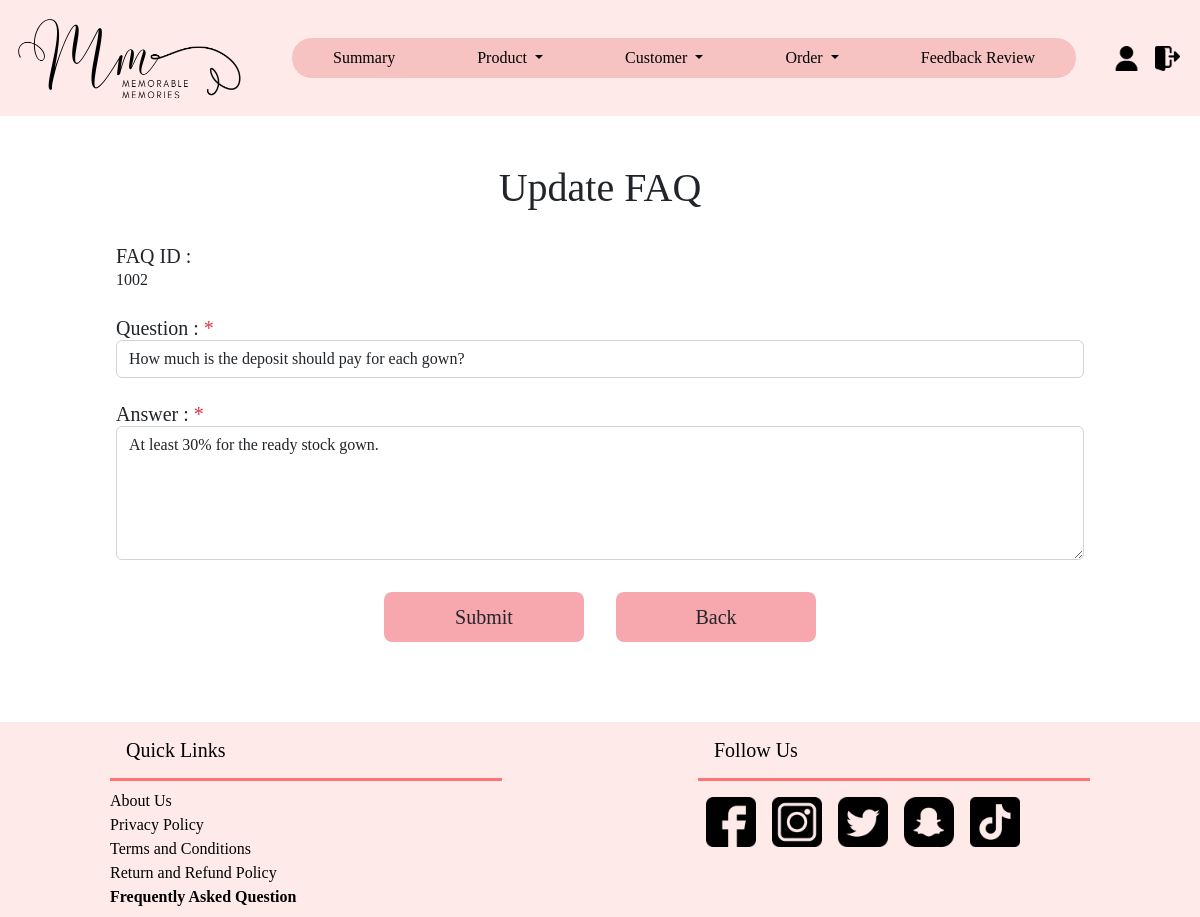
The page /administrator/FAQ_update.php?faq_id=1002 on the database its author committed.
### tables this page shows
CREATE TABLE `faq` (
  `faq_id` int(5) NOT NULL,
  `faq_question` text NOT NULL,
  `faq_answer` text NOT NULL
);

### administrator/FAQ_update.php (the view, shortened to what this page needs)
<!DOCTYPE HTML>
<html>
<head>
    <link href="https://cdn.jsdelivr.net/npm/bootstrap@5.2.0-beta1/dist/css/bootstrap.min.css" rel="stylesheet">
    <link href="../css/shared.css" rel="stylesheet">
</head>
<body>
    <div class="container-fluid p-0">
        <?php
        include '../config/dbase.php';
        include 'navigationBar.php';
        $faq_id = isset($_GET['faq_id']) ? $_GET['faq_id'] : die('ERROR:
        FAQ record not found.');
        ?>
        <?php
            try {
                $getFAQQuery = "SELECT * FROM faq WHERE faq_id = :faq_id  ";
                $getFAQStmt = $con->prepare($getFAQQuery);
                $getFAQStmt->bindParam(":faq_id", $faq_id);
                $getFAQStmt->execute();
                $getFAQRow = $getFAQStmt->fetch(PDO::FETCH_ASSOC);
                $faq_question = $getFAQRow['faq_question'];
                $faq_answer = $getFAQRow['faq_answer'];
            } catch (PDOException $exception) {
                die('ERROR: ' . $exception->getMessage());
            }
        ?>
        <div class="faq d-flex flex-column justify-content-center">
            <h1 class="text-center mt-5">Update FAQ</h1>
            <div class="d-flex justify-content-center">
                <div class="col-10">
                    <form action="<?php echo htmlspecialchars($_SERVER["PHP_SELF"] . "?faq_id={$faq_id}"); ?>" method="post">
                    <div class="message mx-3">
                            <h5 class="mt-4 mb-0">FAQ ID : </h5>
                            <td><?php echo htmlspecialchars($faq_id, ENT_QUOTES);  ?></td>
                        </div>
                        <div class="message mx-3">
                            <h5 class="mt-4 mb-0">Question :  <span class="text-danger">*</span></h5>
                            <td><input type='text' name='faq_question' id="faq_question" value="<?php echo htmlspecialchars($faq_question, ENT_QUOTES); ?>" class='form-control' /></td>
                        </div>
                        <div class="message mx-3">
                            <h5 class="mt-4 mb-0">Answer :  <span class="text-danger">*</span></h5>
                            <td><textarea type='text' name='faq_answer' id="faq_answer" class='form-control' rows="5"><?php echo htmlspecialchars($faq_answer, ENT_QUOTES); ?></textarea></td>
                        </div>
                        <div class="button d-grid m-3 d-flex justify-content-center">
                            <button type='submit' class='actionBtn btn btn-lg m-3'>Submit</button>
                            <?php echo"<a href='FAQ.php' class='actionBtn btn btn-lg m-3'>Back</a>"; ?>
                        </div>
                    </form>
                </div>
            </div>
        </div>
        <?php
        include 'footer.php';
        ?>
    </div>
</body>
</html>

### css/shared.css (style rules this page uses)
html, body { font-family: "Comic Sans MS", "Comic Sans", cursive; }
.actionBtn { background-color: #f7A8AE; width: 200px; height: 50px; border: none; display: flex; align-items: center; justify-content: center; }

### rows shown on the page
faq: faq_question "How much is the deposit should pay for each gown?", faq_answer "At least 30% for the ready stock gown."

### other values the page prints
$faq_id "1002"
